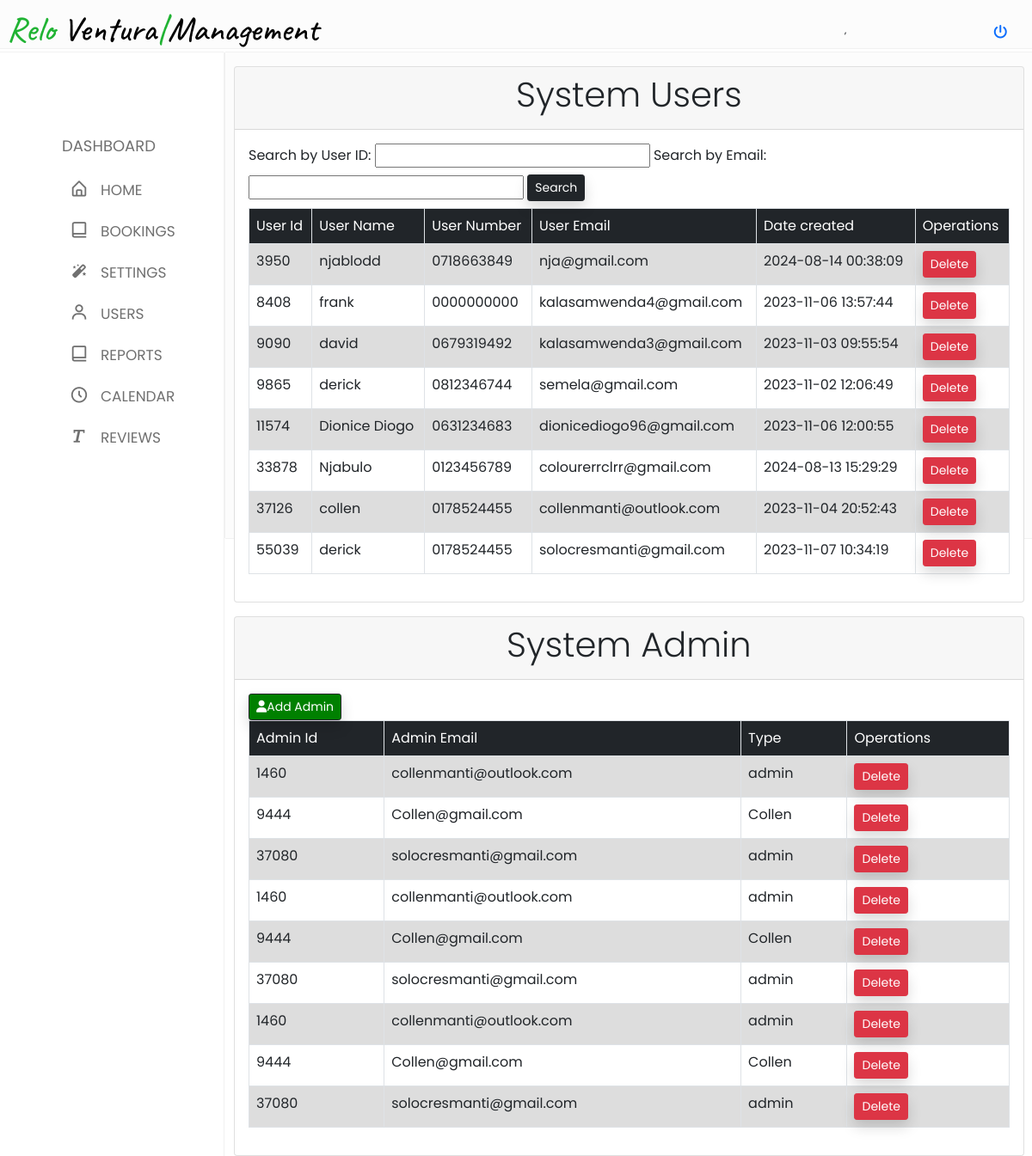
/Admin/user.php, run on the app's committed database.
### tables this page shows
CREATE TABLE `users` (
  `user_id` int(10) NOT NULL,
  `username` varchar(50) NOT NULL,
  `user_number` varchar(15) NOT NULL,
  `Email` varchar(50) NOT NULL,
  `password` varchar(50) NOT NULL,
  `verify_token` varchar(200) NOT NULL,
  `status` tinyint(2) NOT NULL DEFAULT 0 COMMENT '0=no, 1=yes',
  `Signup_date` timestamp NOT NULL DEFAULT current_timestamp() ON UPDATE current_timestamp()
);

### Admin/user.php (the view, shortened to what this page needs)
<?php
include 'includes/header.php';
include("connection.php");
$selects = "select * from admin";
$querys = mysqli_query($con, $selects);
?>
<!DOCTYPE html>
<html lang="en">
<head>
    <link rel="stylesheet" href="admin.css" />
    <link rel="stylesheet" href="https://cdnjs.cloudflare.com/ajax/libs/font-awesome/6.4.2/css/all.min.css" />
    <link href="https://unpkg.com/boxicons@2.1.4/css/boxicons.min.css" rel="stylesheet" />
    <link rel="stylesheet" href="https://unicons.iconscout.com/release/v4.0.0/css/line.css" />
    <link href="https://cdn.jsdelivr.net/npm/bootstrap@5.0.2/dist/css/bootstrap.min.css" rel="stylesheet">
    <link rel="stylesheet" href="https://cdnjs.cloudflare.com/ajax/libs/font-awesome/6.4.2/css/all.min.css" />
</head>
<body>
    <div class="body">
        <nav class="sidebar">
            <div class="menu_content">
                <ul class="menu_items">
                    <div class="menu_title menu_dahsboard"></div>
                    <a href="admin.php" style="text-decoration: none;">
                        <div href="#" class="nav_link submenu_item">
                            <span class="navlink_icon">
                                <i class="bx bx-home-alt"></i>
                            </span>
                            <span class="navlink">Home</span>
                        </div>
                    </a>
                    <a href="bookingviews.php" style="text-decoration: none;">
                        <div href="#" class="nav_link submenu_item">
                            <span class="navlink_icon">
                                <i class='bx bx-book-alt'></i>
                            </span>
                            <span class="navlink">Bookings</span>
                        </div>
                    </a>
                    <a href="Settings.php" style="text-decoration: none;">
                        <div href="" class="nav_link submenu_item">
                            <span class="navlink_icon">
                                <i class="bx bxs-magic-wand"></i>
                            </span>
                            <span class="navlink">Settings</span>
                        </div>
                    </a>
                    <a href="user.php" style="text-decoration: none;">
                        <div href="#" class="nav_link submenu_item">
                            <span class="navlink_icon">
                                <i class='bx bx-user'></i>
                            </span>
                            <span class="navlink">Users</span>
                        </div>
                    </a>
                    <a href="Reports.php" style="text-decoration: none;">
          <div href="#" class="nav_link submenu_item">
            <span class="navlink_icon">
              <i class='bx bx-book-alt'></i>
            </span>
            <span class="navlink">Reports</span>
          </div>
        </a>
                    <a href="calendar.php" style="text-decoration: none;">
                        <div href="#" class="nav_link submenu_item">
                            <span class="navlink_icon">
                                <i class='bx bx-time-five'></i>
                            </span>
                            <span class="navlink">Calendar</span>
                        </div>
                    </a>
                    <a href="getReviews.php" style="text-decoration: none;">
                        <div href="#" class="nav_link submenu_item">
                            <span class="navlink_icon">
                                <i class='bx bx-text'></i>
                            </span>
                            <span class="navlink">Reviews</span>
                        </div>
                    </a>
                </ul>
            </div>
        </nav>
        <div class="dash">
            <div class="col">
                <div class="card mt-3">
                    <div class="card-header">
                        <h2 class="display-6 text-center">System Users</h2>
                    </div>
                    <div class="card-body">
                    <form method="GET">
    <label for="searchUserID">Search by User ID:</label>
    <input type="text" name="searchUserID" id="searchUserID">
    <label for="searchEmail">Search by Email:</label>
    <input type="text" name="searchEmail" id="searchEmail">
    <button type="submit" class="btn btn-dark shadow btn-sm my-2 ml-2">Search</button>
</form>
                        <table class="table table-bordered text-center">
                            <tr class="bg-dark text-white table-sm ">
                                <td>User Id</td>
                                <td>User Name</td>
                                <td>User Number</td>
                                <td>User Email</td>
                                <td>Date created</td>
                                <td>Operations</td>
                            </tr>
                            <?php
                           $sql = "SELECT * FROM `users` WHERE 1";
                           $query = mysqli_query($con, $sql);
                           if ($query) {
                               $num = mysqli_num_rows($query);
                               if ($num > 0) {
                                   while ($results = mysqli_fetch_assoc($query)) {
                                       echo "
                                           <tr>
                                               <td>" . $results['user_id'] . "</td>
                                               <td>" . $results['username'] . "</td>
                                               <td>" . $results['user_number'] . "</td>
                                               <td>" . $results['Email'] . "</td>
                                               <td>" . $results['Signup_date'] . "</td>
                                               <td>
                                                   <a href='user.php?user_id=" . $results['user_id'] . "' class='btn btn-danger shadow btn-sm'>Delete</a>
                                               </td>
                                           </tr>";
                                   }
                               }
                           }
                            ?>
                        </table>
                    </div>
                </div>
            </div>
            <div class="col">
                <div class="card mt-3">
                    <div class="card-header">
                        <h2 class="display-6 text-center">System Admin</h2>
                    </div>
                    <div class="card-body">
                        <button type="button" class="btn btn-dark shadow btn-sm" data-bs-toggle="modal" data-bs-target="#general-s" style="background: green">
                            <i class="fa-solid fa-user"></i></i>Add Admin
                        </button>
                        <table class="table table-bordered text-center">
                            <tr class="bg-dark text-white">
                                <td>Admin Id</td>
                                <td>Admin Email</td>
                                <td>Type</td>
                                <td>Operations</td>
                            </tr>
                            <?php
                            $num = mysqli_num_rows($querys);
                            if ($num > 0) {
                                while ($results = mysqli_fetch_assoc($querys)) {
                                    echo "
                                            <tr>
                                                <td>" . $results['admin_id'] . "</td>
                                                <td>" . $results['admin_email'] . "</td>
                                                <td>" . $results['Admin'] . "</td>
                                                <td>
                                                    <a href='user.php?admin_id=" . $results['admin_id'] . "'
                                                     class='btn btn-danger shadow btn-sm'>Delete<a/>
                                                </td>
                                            </tr>
                                            ";
                                }
                            }
                            ?>
                        </table>
                    </div>
                </div>
            </div>
        </div>
    </div>
</body>
</html>

### Admin/admin.css (style rules this page uses)
:root { --bg-color: rgb(252, 252, 252); --text-color: #000000; --second-color: #5a8558; --main-color: #20b333; --big-font: 2.5rem; --h2-font: 2rem; --p-font: 1.1rem; }
:root { --white-color: #fff; --blue-color: #20b333; --grey-color: #707070; --grey-color-light: #aaa; }
* { list-style: none; margin: 0; padding: 0; box-sizing: border-box; font-family: "Poppins", sans-serif; text-decoration: none; }
body { background: var(--bg-color); }
.body { display: flex; }
.dash { margin-top: 61px; margin-left: 262px; width: 100%; top:0; padding-left: 10px; height: 565px; border: 20px; background: var(--bg-color); box-shadow: 0 0 1px var(--grey-color-light); }
nav { font-size: 17px; text-transform: uppercase; }
.sidebar { margin-top: 61px; background-color: var(--white-color); width: 260px; position: fixed; top: 0; left: 0; height: 5650px; padding: 80px 20px; z-index: 100; overflow-y: scroll; box-shadow: 0 0 1px var(--grey-color-light); transition: all 0.5s ease; }
.menu_title { margin: 15px 0; padding: 0 20px; font-size: 18px; }
.menu_title::before { color: var(--grey-color); white-space: nowrap; }
.menu_dahsboard::before { content: "Dashboard"; }
.sidebar .menu_content .menu_items a { color: var(--grey-color); text-decoration: none; background-color: none; }
.navlink_icon { position: relative; font-size: 22px; min-width: 50px; line-height: 40px; display: inline-block; text-align: center; border-radius: 6px; }
.sidebar .nav_link { display: flex; align-items: center; width: 100%; padding: 4px 15px; border-radius: 8px; text-decoration: none; color: var(--grey-color); white-space: nowrap; }
.submenu_item { cursor: pointer; }
table { font-family: arial, sans-serif; border-collapse: collapse; width: 100%; align-items: center; }
button { padding: 10px; }
td, th { border: 1px solid #dddddd; text-align: left; padding: 8px; margin-top: 50px; }
tr { margin: 20px; }
tr:nth-child(even) { background-color: #dddddd; }
.dash .card { width:99%; margin-top: 5px; }

### data on the page
users: user_id "3950", username "njablodd", user_number "0718663849", Email "nja@gmail.com", Signup_date "2024-08-14 00:38:09"
users: user_id "8408", username "frank", user_number "0000000000", Email "kalasamwenda4@gmail.com", Signup_date "2023-11-06 13:57:44"
users: user_id "9090", username "david", user_number "0679319492", Email "kalasamwenda3@gmail.com", Signup_date "2023-11-03 09:55:54"
users: user_id "9865", username "derick", user_number "0812346744", Email "semela@gmail.com", Signup_date "2023-11-02 12:06:49"
users: user_id "11574", username "Dionice Diogo", user_number "0631234683", Email "dionicediogo96@gmail.com", Signup_date "2023-11-06 12:00:55"
users: user_id "33878", username "Njabulo", user_number "0123456789", Email "colourerrclrr@gmail.com", Signup_date "2024-08-13 15:29:29"
users: user_id "37126", username "collen", user_number "0178524455", Email "collenmanti@outlook.com", Signup_date "2023-11-04 20:52:43"
users: user_id "55039", username "derick", user_number "0178524455", Email "solocresmanti@gmail.com", Signup_date "2023-11-07 10:34:19"

### other printed values
$results['admin_id'] "1460"
$results['admin_email'] "collenmanti@outlook.com"
$results['Admin'] "admin"
$results['admin_id'] "9444"
$results['admin_email'] "Collen@gmail.com"
$results['Admin'] "Collen"
$results['admin_id'] "37080"
$results['admin_email'] "solocresmanti@gmail.com"
